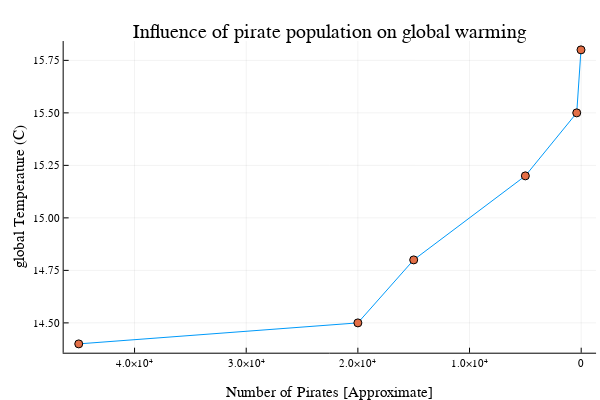

Notebook source saved alongside this figure:
### Code cell
# First, plot the data
plot(numpirates, globaltemperatures, legend = false)
scatter!(numpirates, globaltemperatures, legend = false)

# This reverses x axis we can see how the temperature changes as time goes by
xflip!()

# Add titles and labels
xlabel!("Number of Pirates [Approximate]")
ylabel!("global Temperature (C)")
title!("Influence of pirate population on global warming")

### Figure 1 — Plotly figure (JSON) as saved in the notebook; plotly's stock layout.template omitted (floating-point values rounded to 4 significant figures)
{"data": [{"colorbar": {"title": ""}, "legendgroup": "y1", "line": {"color": "rgba(0, 154, 250, 1.000)", "dash": "solid", "shape": "linear", "width": 1}, "mode": "lines", "name": "y1", "showlegend": true, "type": "scatter", "x": [45000, 20000, 15000, 5000, 400, 17], "xaxis": "x", "y": [14.4, 14.5, 14.8, 15.2, 15.5, 15.8], "yaxis": "y", "zmax": null, "zmin": null}, {"colorbar": {"title": ""}, "legendgroup": "y2", "marker": {"color": "rgba(227, 111, 71, 1.000)", "line": {"color": "rgba(0, 0, 0, 1.000)", "width": 1}, "size": 8, "symbol": "circle"}, "mode": "markers", "name": "y2", "showlegend": true, "type": "scatter", "x": [45000, 20000, 15000, 5000, 400, 17], "xaxis": "x", "y": [14.4, 14.5, 14.8, 15.2, 15.5, 15.8], "yaxis": "y", "zmax": null, "zmin": null}], "layout": {"annotations": [{"font": {"color": "rgba(0, 0, 0, 1.000)", "family": "sans-serif", "size": 20}, "rotation": 0, "showarrow": false, "text": "Influence of pirate population on global warming", "x": 0.5498, "xanchor": "center", "xref": "paper", "y": 1, "yanchor": "top", "yref": "paper"}], "height": 400, "margin": {"b": 20, "l": 0, "r": 0, "t": 20}, "paper_bgcolor": "rgba(255, 255, 255, 1.000)", "plot_bgcolor": "rgba(255, 255, 255, 1.000)", "showlegend": false, "width": 600, "xaxis": {"anchor": "y", "domain": [0.1061, 0.9934], "gridcolor": "rgba(0, 0, 0, 0.100)", "gridwidth": 0.5, "linecolor": "rgba(0, 0, 0, 1.000)", "mirror": false, "range": [46350.0, -1332.0], "showgrid": true, "showline": true, "showticklabels": true, "tickangle": 0, "tickcolor": "rgb(0, 0, 0)", "tickfont": {"color": "rgba(0, 0, 0, 1.000)", "family": "sans-serif", "size": 11}, "tickmode": "array", "ticks": "inside", "ticktext": ["0", "1.0×10⁴", "2.0×10⁴", "3.0×10⁴", "4.0×10⁴"], "tickvals": [0, 10000, 20000, 30000, 40000], "title": "Number of Pirates [Approximate]", "titlefont": {"color": "rgba(0, 0, 0, 1.000)", "family": "sans-serif", "size": 15}, "type": "-", "visible": true, "zeroline": false, "zerolinecolor": "rgba(0, 0, 0, 1.000)"}, "yaxis": {"anchor": "x", "domain": [0.07581, 0.9415], "gridcolor": "rgba(0, 0, 0, 0.100)", "gridwidth": 0.5, "linecolor": "rgba(0, 0, 0, 1.000)", "mirror": false, "range": [14.36, 15.84], "showgrid": true, "showline": true, "showticklabels": true, "tickangle": 0, "tickcolor": "rgb(0, 0, 0)", "tickfont": {"color": "rgba(0, 0, 0, 1.000)", "family": "sans-serif", "size": 11}, "tickmode": "array", "ticks": "inside", "ticktext": ["14.50", "14.75", "15.00", "15.25", "15.50", "15.75"], "tickvals": [14.5, 14.75, 15, 15.25, 15.5, 15.75], "title": "global Temperature (C)", "titlefont": {"color": "rgba(0, 0, 0, 1.000)", "family": "sans-serif", "size": 15}, "type": "-", "visible": true, "zeroline": false, "zerolinecolor": "rgba(0, 0, 0, 1.000)"}}}
